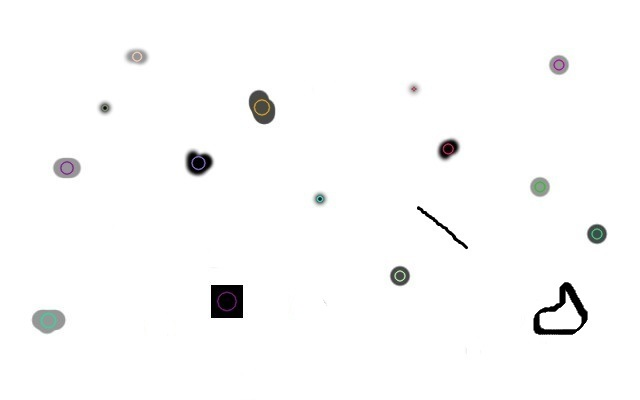
//> input picture Blob_detect/blobs.jpg, 640 x 400 px
$ ./Main   (built with g++ and OpenCV 4)
//> lines starting //> are read from the running program, lines starting //| are printed output that depends on the picture; after the words box and inside, x2 and y2 are one past the last pixel; in counts of white or black regions, pixels touching at a corner belong together
### Blob_detect/Blobs.h

#include "opencv2/opencv.hpp"

using namespace cv;
using namespace std;

class Blobs
{

public:
	Point2f center;

	float area;
	float perimeter;
	float eccentricity;
	float solidity;
	float compactness;
	float angle;

	Vec3b mean_intensity;
	Rect bounding_box;
};

### Blob_detect/Blob_Detect.h
#pragma once


#include <opencv2/core/core.hpp>
#include "opencv2/highgui/highgui.hpp"
#include "opencv2/imgproc/imgproc.hpp"
#include "opencv2/opencv.hpp"

#include "Blobs.h"

using namespace cv;
using namespace std;


class Blob_Detect
{
public:

	int blob_size_min;

	Blob_Detect();
	~Blob_Detect();

	double get_solidity(float,InputArray);
	double get_eccentricity(Moments);
	double get_eccentricity2(vector<Point>);
	vector<Blobs> FindBlobs(Mat,Mat);
};

### Blob_detect/Blob_Detect.cpp

#include "Blob_Detect.h"


Blob_Detect::Blob_Detect()
{
	// minimum blob size
	blob_size_min = 10;
}


Blob_Detect::~Blob_Detect()
{
}


double Blob_Detect::get_eccentricity(Moments mu)
{
	double bigSqrt = sqrt((mu.mu20 - mu.mu02) *  (mu.mu20 - mu.mu02) + 4 * mu.mu11 * mu.mu11);
	return (double)(mu.mu20 + mu.mu02 - bigSqrt) / (mu.mu20 + mu.mu02 + bigSqrt);
}

// [10 lines left out: function get_eccentricity2, not called in this run]

double Blob_Detect::get_solidity(float area, InputArray contour)
{
	vector<Point> ch; convexHull(contour, ch);
	double CHA = contourArea(ch);

	return area / CHA;
}

vector<Blobs> Blob_Detect::FindBlobs(Mat image,Mat input)
{
	std::vector<Blobs> myBlobs;

	Mat canny_output;
	vector<vector<Point> > contours;
	vector<Vec4i> hierarchy;


	int width = input.cols;
	int height = input.rows;

	try {
		/// Detect edges using canny
		Canny(input, canny_output, 200, 10);
		/// Find contours
		//findContours(canny_output, contours, hierarchy, CV_RETR_EXTERNAL, CV_CHAIN_APPROX_SIMPLE, Point(0, 0));
		findContours(canny_output, contours, hierarchy, CV_RETR_EXTERNAL, CV_CHAIN_APPROX_NONE, Point(0, 0));

		cv::Mat labels = cv::Mat::zeros(input.size(), CV_8UC1);
		std::vector<float> cont_avgs(contours.size(), 0.f); // This contains the averages of each contour

		/// Get the moments
		vector<Moments> mu(contours.size());
		for (size_t i = 0; i < contours.size(); i++)
		{
			if (contourArea(contours[i]) > blob_size_min)
				mu[i] = moments(contours[i], false);
		}

		///  Get the mass centers:
		vector<Point2f> mc(mu.size());
		for (size_t i = 0; i < mu.size(); i++)
		{
			Blobs b;

			mc[i] = Point2f((mu[i].m10 / mu[i].m00), (mu[i].m01 / mu[i].m00));

			RotatedRect rotatedRect = cv::minAreaRect(contours[i]);
			cv::Point2f rect_points[4];
			rotatedRect.points(rect_points);

			// choose the longer edge of the rotated rect to compute the angle
			cv::Point2f edge1 = cv::Vec2f(rect_points[1].x, rect_points[1].y) - cv::Vec2f(rect_points[0].x, rect_points[0].y);
			cv::Point2f edge2 = cv::Vec2f(rect_points[2].x, rect_points[2].y) - cv::Vec2f(rect_points[1].x, rect_points[1].y);

			cv::Point2f usedEdge = edge1;
			if (cv::norm(edge2) > cv::norm(edge1))
				usedEdge = edge2;

			cv::Point2f reference = cv::Vec2f(1, 0); // horizontal edge

			b.angle = 180.0f / CV_PI * acos((reference.x*usedEdge.x + reference.y*usedEdge.y) / (cv::norm(reference) *cv::norm(usedEdge)));


			b.center = mc[i];
			b.area = contourArea(contours[i]);
			b.eccentricity = get_eccentricity(mu[i]);
			//b.eccentricity = get_eccentricity2(contours[i]);

			Rect boundrect = boundingRect(contours[i]);
			b.bounding_box = boundrect;

			b.solidity = get_solidity(b.area,contours[i]);

			b.perimeter = arcLength(contours[i],true);

			b.compactness = b.area / (boundrect.width*boundrect.height);

			Vec3b mean_intensity;
			int numberofpixels = contours[i].size();
			for (size_t k = 0; k < numberofpixels; k++)
			{
				int x = contours[i][k].x;
				int y = contours[i][k].y;

				Vec3b intensity = image.at<Vec3b>(y,x);
				int blue = intensity.val[0];
				int green = intensity.val[1];
				int red = intensity.val[2];

				mean_intensity.val[0] += (float)blue/ numberofpixels;
				mean_intensity.val[1] += (float)green/ numberofpixels;
				mean_intensity.val[2] += (float)red/ numberofpixels;
			}


			b.mean_intensity = mean_intensity ;

			myBlobs.push_back(b);

			//break;
		}

	}
	catch (Exception e) {}
	//myBlobDetector.detect(input, myBlobs);

	return myBlobs;
}

### Blob_detect/Main.cpp

#include "opencv2/opencv.hpp"

#include <iostream>

#include "Blob_Detect.h"

using namespace cv;
using namespace std;


int main(int argc, char* argv[])
{

	Mat image = imread("blobs.jpg");
//> image is the input picture: 400 rows x 640 cols, CV_8UC3; mean B, G, R 250.3, 250.3, 250.3
	Mat image_blobs;

	namedWindow("Image", WINDOW_AUTOSIZE);// Create a window for display.
	imshow("Image", image);


	blur(image, image, Size(5, 5));
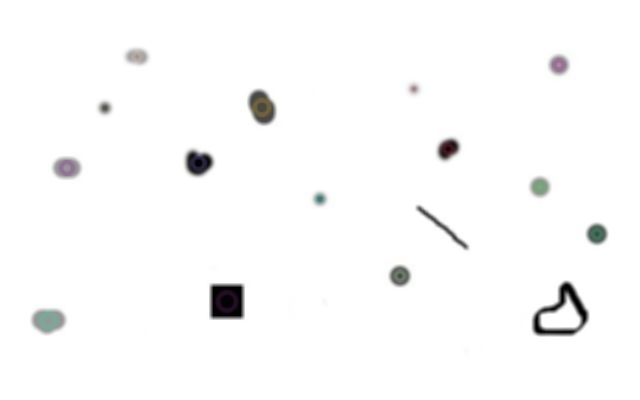
//> image: 400 rows x 640 cols, CV_8UC3; 7.49% of pixels changed, all inside (x1, y1, x2, y2) = (24, 41, 610, 400)

	threshold(image, image_blobs, 200, 255, THRESH_BINARY_INV);
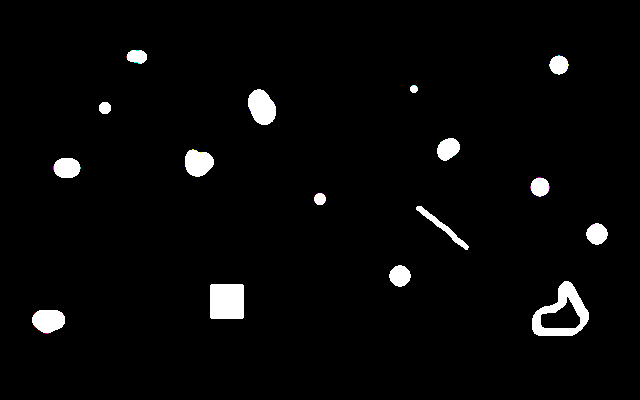
//> image_blobs: 400 rows x 640 cols, CV_8UC3; mean B, G, R 7.4, 7.4, 7.4


	Blob_Detect blob_detect;

	vector<Blobs> myblobs = blob_detect.FindBlobs(image,image_blobs);
//> in FindBlobs, `Canny(input, canny_output, 200, 10);`:
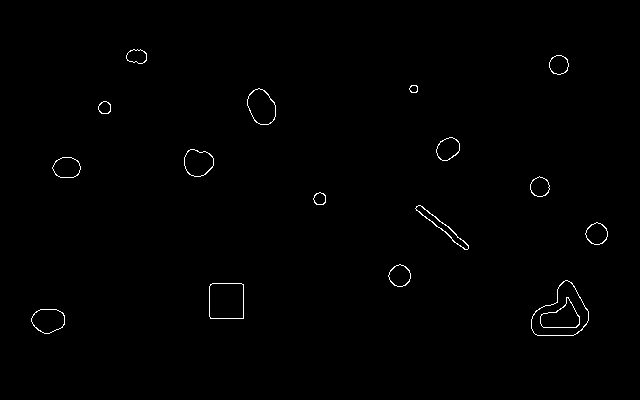
//> canny_output: 400 rows x 640 cols, CV_8UC1; 0.59% white in thin lines or dots, all inside (x1, y1, x2, y2) = (31, 49, 608, 336)
//> in FindBlobs, `findContours(canny_output, contours, hierarchy, CV_RETR_EXTERNAL, CV_C..`: contours = 16 contours; largest, box (x1, y1, x2, y2) and area: (531, 280, 589, 336) 2004, (209, 283, 244, 319) 1183, (247, 88, 276, 125) 750, (31, 309, 65, 334) 624, (184, 149, 214, 177) 613
//> in FindBlobs, `vector<Moments> mu(contours.size());`: mu = 16 items
//> the loop in FindBlobs, `for (size_t i = 0; i < contours.size(); i++)` made 16 passes
//> the loop in FindBlobs, `for (size_t i = 0; i < mu.size(); i++)` made 16 passes
//> myblobs = 16 items

	string str;
	for (size_t i = 0; i < myblobs.size(); i++)
	{
		// [6 lines of commented-out code are left out]

		str = to_string(myblobs[i].angle);

		putText(image_blobs, str , cvPoint(myblobs[i].center.x, myblobs[i].center.y), FONT_HERSHEY_SIMPLEX, 0.8, cvScalar(100, 200, 250), 1, CV_AA);
	}
//> this loop made 16 passes
//> str on passes 1 to 12: "180.000000", "90.000000", "47.290596", "135.000000", "135.000000", "139.899109", "180.000000", "90.000000", "180.000000", "180.000000", "26.565052", "180.000000"
//> pass 1, `putText(image_blobs, str , cvPoint(myblobs[i].center.x, myblobs[i].cen..`:
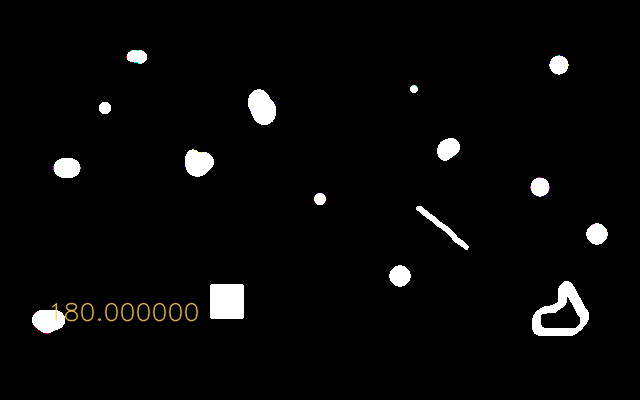
//> image_blobs: 400 rows x 640 cols, CV_8UC3; 0.45% of pixels changed, all inside (x1, y1, x2, y2) = (51, 302, 199, 322)
//> pass 2, `putText(image_blobs, str , cvPoint(myblobs[i].center.x, myblobs[i].cen..`:
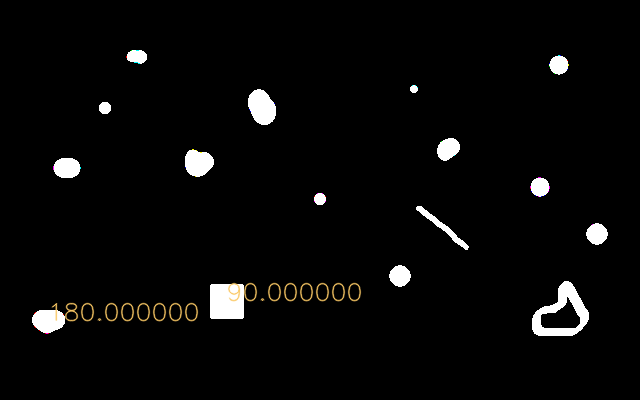
//> image_blobs: 400 rows x 640 cols, CV_8UC3; 0.42% of pixels changed, all inside (x1, y1, x2, y2) = (227, 282, 362, 302)
//> pass 3, `putText(image_blobs, str , cvPoint(myblobs[i].center.x, myblobs[i].cen..`:
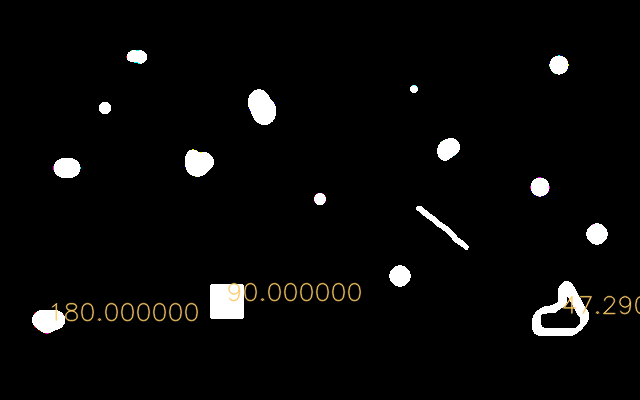
//> image_blobs: 400 rows x 640 cols, CV_8UC3; 0.21% of pixels changed, all inside (x1, y1, x2, y2) = (562, 295, 640, 315)
//> after the loop:
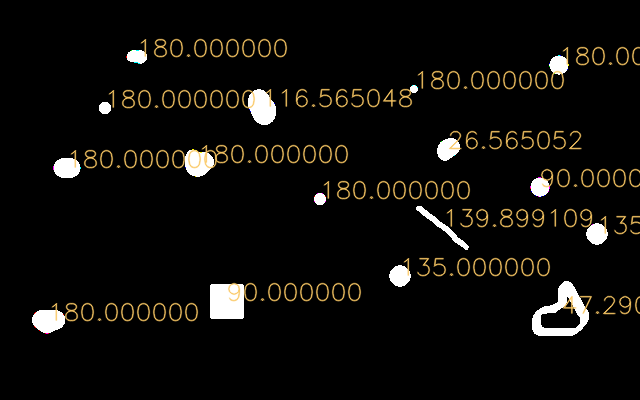
//> image_blobs: 400 rows x 640 cols, CV_8UC3; 5.03% of pixels changed, all inside (x1, y1, x2, y2) = (70, 38, 640, 277)


	namedWindow("Blobs", WINDOW_AUTOSIZE);// Create a window for display.
	imshow("Blobs", image_blobs);

	while (1)
	{

		if (waitKey(4) == 27) //wait for 'esc' key press for 30ms. If 'esc' key is pressed, break loop
//> the Esc key is pressed
		{
			cout << "esc key is pressed by user" << endl;
			break;
		}
	}


	return 0;

}
